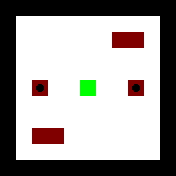

This game map was drawn from its Tiled (.tmx) file and the tilesets committed beside it. A one-line description and the full map source follow:
An orthogonal 11x11 tile map with 16x16 px tiles, 2 tile layers (Layer1, Layer2).

<map version="1.0" orientation="orthogonal" renderorder="right-down" width="11" height="11" tilewidth="16" tileheight="16" nextobjectid="1">
 <tileset firstgid="1" source="../Tiles.tsx" />
 <layer name="Layer1" width="11" height="11">
  <data encoding="csv">
1,1,1,1,1,1,1,1,1,1,1,
1,5,5,5,5,5,5,5,5,5,1,
1,5,5,5,5,5,5,5,5,5,1,
1,5,5,5,5,5,5,5,5,5,1,
1,5,5,5,5,5,5,5,5,5,1,
1,5,5,5,5,5,5,5,5,5,1,
1,5,5,5,5,5,5,5,5,5,1,
1,5,5,5,5,5,5,5,5,5,1,
1,5,5,5,5,5,5,5,5,5,1,
1,5,5,5,5,5,5,5,5,5,1,
1,1,1,1,1,1,1,1,1,1,1
</data>
 </layer>
 <layer name="Layer2" width="11" height="11">
  <data encoding="csv">
0,0,0,0,0,0,0,0,0,0,0,
0,0,0,0,0,0,0,0,0,0,0,
0,0,0,0,0,0,0,3,3,0,0,
0,0,0,0,0,0,0,0,0,0,0,
0,0,0,0,0,0,0,0,0,0,0,
0,0,7,0,0,4,0,0,7,0,0,
0,0,0,0,0,0,0,0,0,0,0,
0,0,0,0,0,0,0,0,0,0,0,
0,0,3,3,0,0,0,0,0,0,0,
0,0,0,0,0,0,0,0,0,0,0,
0,0,0,0,0,0,0,0,0,0,0
</data>
 </layer>
</map>
